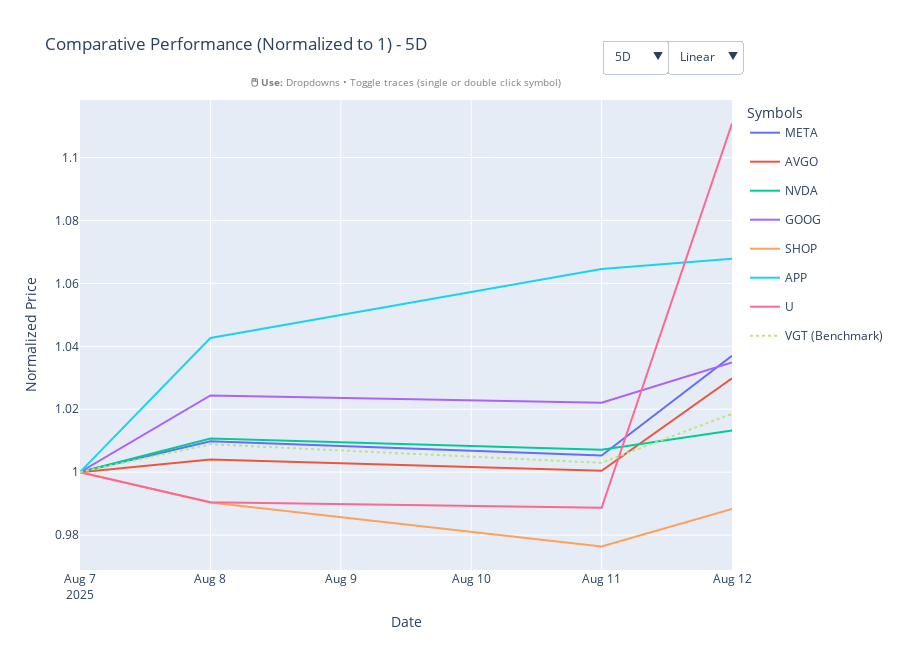

The notebook cell saved with this chart:
### Code cell
plotting_utils.plot_comparative_performance(df, buy_ticker_list, benchmark='VGT')
